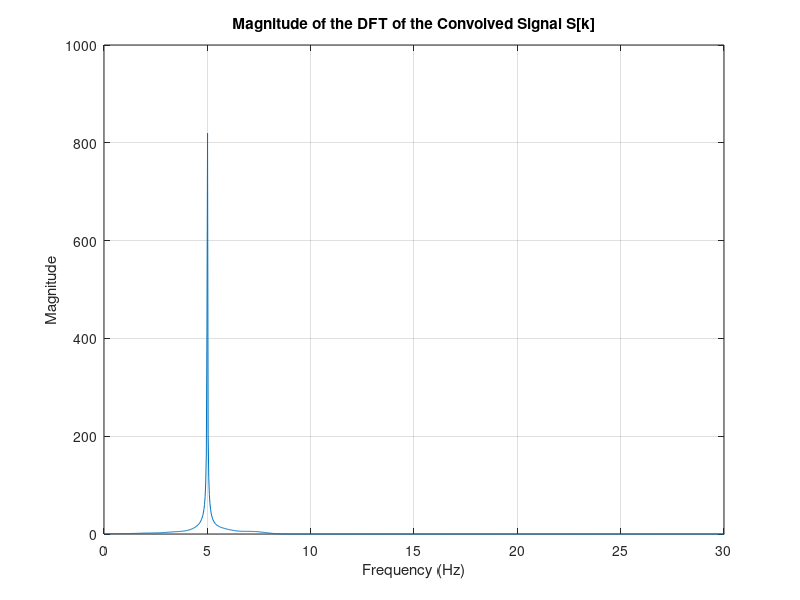

The MATLAB script that drew this image:
% Load the .mat file containing the filter
data_filter = load('filter_0.25_101.mat');
h = data_filter.h;

% Define the signal parameters
Fs = 60; % Sampling frequency in Hz
T = 1/Fs; % Sampling period
t = 0:T:(2048-1)*T; % Time vector for 2048 samples

% Define the signal r[n]
r = cos(2*pi*5*t) + cos(2*pi*10*t);

% Check the length of the filter and pad it accordingly
% If the filter is already padded to 128 by FFT, we still need to pad to 2048
if length(h) < 2048
    h_padded = [h, zeros(1, 2048 - length(h))];
else
    h_padded = h;
end

% Perform FFT on both the signal and the filter
R = fft(r, 2048); % Ensure FFT length matches the signal length
H = fft(h_padded, 2048); % Ensure FFT length matches the signal length

% Perform the convolution in the frequency domain
S = R .* H;

% Perform the inverse FFT to get the filtered signal in time domain
s = ifft(S, 2048);

% Plot the magnitude of the DFT of the output signal
figure;
f = (0:length(S)-1)*(Fs/length(S)); % Frequency vector

plot(f, abs(S));
title('Magnitude of the DFT of the Convolved Signal S[k]');
xlabel('Frequency (Hz)');
ylabel('Magnitude');
xlim([0 Fs/2]); % Limit to Nyquist frequency
grid on;